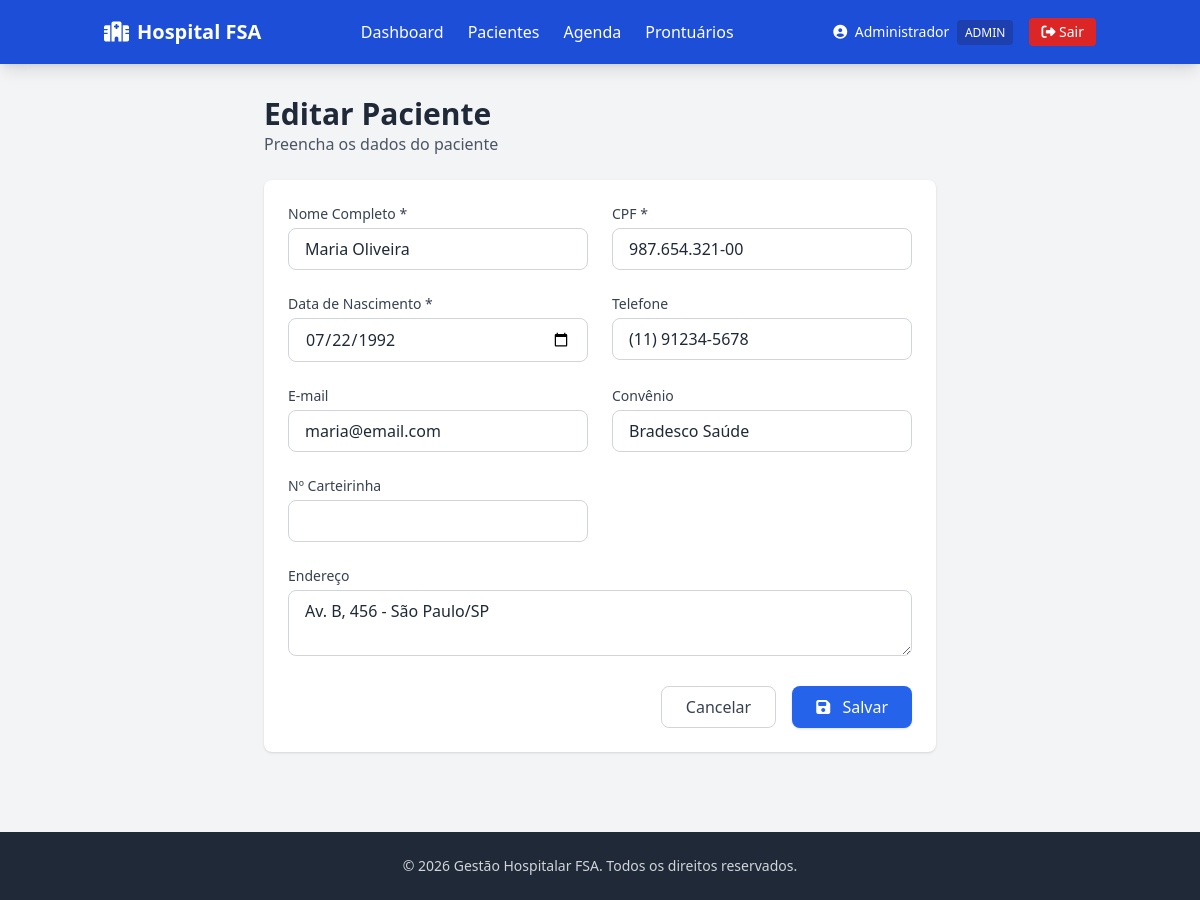
/pacientes/editar?id=2 (signed in), run on the app's committed database.
### tables this page shows
CREATE TABLE IF NOT EXISTS pacientes (
    id INT AUTO_INCREMENT PRIMARY KEY,
    nome VARCHAR(255) NOT NULL,
    cpf VARCHAR(14) NOT NULL UNIQUE,
    data_nascimento DATE NOT NULL,
    telefone VARCHAR(20),
    email VARCHAR(255),
    endereco TEXT,
    convenio VARCHAR(100),
    numero_carteirinha VARCHAR(100),
    created_at TIMESTAMP DEFAULT CURRENT_TIMESTAMP,
    updated_at TIMESTAMP DEFAULT CURRENT_TIMESTAMP ON UPDATE CURRENT_TIMESTAMP
);

### app/Controllers/BaseController.php (called while the page is built, shortened)
<?php
abstract class BaseController
{
    protected function render(string $view, array $dados = []): void
    {
        extract($dados);
        require __DIR__ . '/../../views/' . $view . '.php';
    }
}

### app/Controllers/PacienteController.php (called while the page is built, shortened)
<?php
class PacienteController extends BaseController
{
    private Paciente $pacienteModel;
    public function __construct()
    {
        $this->pacienteModel = new Paciente();
    }
    public function editar(): void
    {
        $id = (int) ($_GET['id'] ?? 0);
        $paciente = $this->pacienteModel->buscarPorId($id);
        $this->render('pacientes/form', ['paciente' => $paciente]);
    }
}

### app/autoload.php (called while the page is built, shortened)
<?php
spl_autoload_register(function (string $class): void {
    $prefix = 'App\\';
    $baseDir = __DIR__ . '/';
    $len = strlen($prefix);
    $relativeClass = substr($class, $len);
    $file = $baseDir . str_replace('\\', '/', $relativeClass) . '.php';
});
require_once __DIR__ . '/../config/db.php';

### config/db.php (called while the page is built, shortened)
<?php
class Database
{
    private static ?PDO $instance = null;
    public static function getInstance(): PDO
    {
        if (self::$instance === null) {
            try {
                $dsn = sprintf(
                    'mysql:host=%s;dbname=%s;charset=%s',
                    self::HOST,
                    self::DB_NAME,
                    self::CHARSET
                );
                self::$instance = new PDO($dsn, self::USER, self::PASS, [
                    PDO::ATTR_ERRMODE => PDO::ERRMODE_EXCEPTION,
                    PDO::ATTR_DEFAULT_FETCH_MODE => PDO::FETCH_ASSOC,
                    PDO::ATTR_EMULATE_PREPARES => false,
                ]);
            } catch (PDOException $e) {
                error_log('[DB ERROR] ' . $e->getMessage());
                throw new PDOException('Erro ao conectar com o banco de dados: ' . $e->getMessage());
            }
        }
        return self::$instance;
    }
}

### app/Models/Paciente.php (called while the page is built, shortened)
<?php
class Paciente
{
    private PDO $db;
    public function __construct()
    {
        $this->db = Database::getInstance();
    }
    public function buscarPorId(int $id): ?array
    {
        $stmt = $this->db->prepare('SELECT * FROM pacientes WHERE id = :id LIMIT 1');
        $stmt->execute([':id' => $id]);
        $paciente = $stmt->fetch(PDO::FETCH_ASSOC);
        return $paciente ?: null;
    }
}

### views/pacientes/form.php (the view, shortened to what this page needs)
<div class="max-w-2xl mx-auto">
    <div class="mb-6">
        <h1 class="text-3xl font-bold text-gray-800"><?= $paciente ? 'Editar' : 'Novo' ?> Paciente</h1>
        <p class="text-gray-600">Preencha os dados do paciente</p>
    </div>
    <div class="bg-white rounded-lg shadow p-6">
        <form method="POST" class="space-y-6">
            <div class="grid grid-cols-1 md:grid-cols-2 gap-6">
                <div>
                    <label class="block text-sm font-medium text-gray-700 mb-1">Nome Completo *</label>
                    <input type="text" name="nome" required value="<?= htmlspecialchars($paciente['nome'] ?? '') ?>"
                           class="w-full px-4 py-2 border border-gray-300 rounded-lg focus:ring-2 focus:ring-blue-500 focus:border-blue-500 transition">
                </div>
                <div>
                    <label class="block text-sm font-medium text-gray-700 mb-1">CPF *</label>
                    <input type="text" name="cpf" required value="<?= htmlspecialchars($paciente['cpf'] ?? '') ?>"
                           class="w-full px-4 py-2 border border-gray-300 rounded-lg focus:ring-2 focus:ring-blue-500 focus:border-blue-500 transition">
                </div>
                <div>
                    <label class="block text-sm font-medium text-gray-700 mb-1">Data de Nascimento *</label>
                    <input type="date" name="data_nascimento" required value="<?= htmlspecialchars($paciente['data_nascimento'] ?? '') ?>"
                           class="w-full px-4 py-2 border border-gray-300 rounded-lg focus:ring-2 focus:ring-blue-500 focus:border-blue-500 transition">
                </div>
                <div>
                    <label class="block text-sm font-medium text-gray-700 mb-1">Telefone</label>
                    <input type="text" name="telefone" value="<?= htmlspecialchars($paciente['telefone'] ?? '') ?>"
                           class="w-full px-4 py-2 border border-gray-300 rounded-lg focus:ring-2 focus:ring-blue-500 focus:border-blue-500 transition">
                </div>
                <div>
                    <label class="block text-sm font-medium text-gray-700 mb-1">E-mail</label>
                    <input type="email" name="email" value="<?= htmlspecialchars($paciente['email'] ?? '') ?>"
                           class="w-full px-4 py-2 border border-gray-300 rounded-lg focus:ring-2 focus:ring-blue-500 focus:border-blue-500 transition">
                </div>
                <div>
                    <label class="block text-sm font-medium text-gray-700 mb-1">Convênio</label>
                    <input type="text" name="convenio" value="<?= htmlspecialchars($paciente['convenio'] ?? '') ?>"
                           class="w-full px-4 py-2 border border-gray-300 rounded-lg focus:ring-2 focus:ring-blue-500 focus:border-blue-500 transition">
                </div>
                <div>
                    <label class="block text-sm font-medium text-gray-700 mb-1">Nº Carteirinha</label>
                    <input type="text" name="numero_carteirinha" value="<?= htmlspecialchars($paciente['numero_carteirinha'] ?? '') ?>"
                           class="w-full px-4 py-2 border border-gray-300 rounded-lg focus:ring-2 focus:ring-blue-500 focus:border-blue-500 transition">
                </div>
                <div class="md:col-span-2">
                    <label class="block text-sm font-medium text-gray-700 mb-1">Endereço</label>
                    <textarea name="endereco" rows="2"
                              class="w-full px-4 py-2 border border-gray-300 rounded-lg focus:ring-2 focus:ring-blue-500 focus:border-blue-500 transition"><?= htmlspecialchars($paciente['endereco'] ?? '') ?></textarea>
                </div>
            </div>
            <div class="flex justify-end space-x-4">
                <a href="/pacientes" class="px-6 py-2 border border-gray-300 rounded-lg text-gray-700 hover:bg-gray-50 transition">Cancelar</a>
                <button type="submit" class="px-6 py-2 bg-blue-600 hover:bg-blue-700 text-white rounded-lg transition shadow">
                    <i class="fas fa-save mr-2"></i> Salvar
                </button>
            </div>
        </form>
    </div>
</div>
<?php
require __DIR__ . '/layout.php';
?>

### data on the page
pacientes: nome "Maria Oliveira", cpf "987.654.321-00", data_nascimento "07/22/1992", telefone "(11) 91234-5678", email "maria@email.com", convenio "Bradesco Saúde", endereco "Av. B, 456 - São Paulo/SP"

### other printed values
$_SESSION['usuario_nome'] "Administrador"
$_SESSION['usuario_perfil'] "ADMIN"
